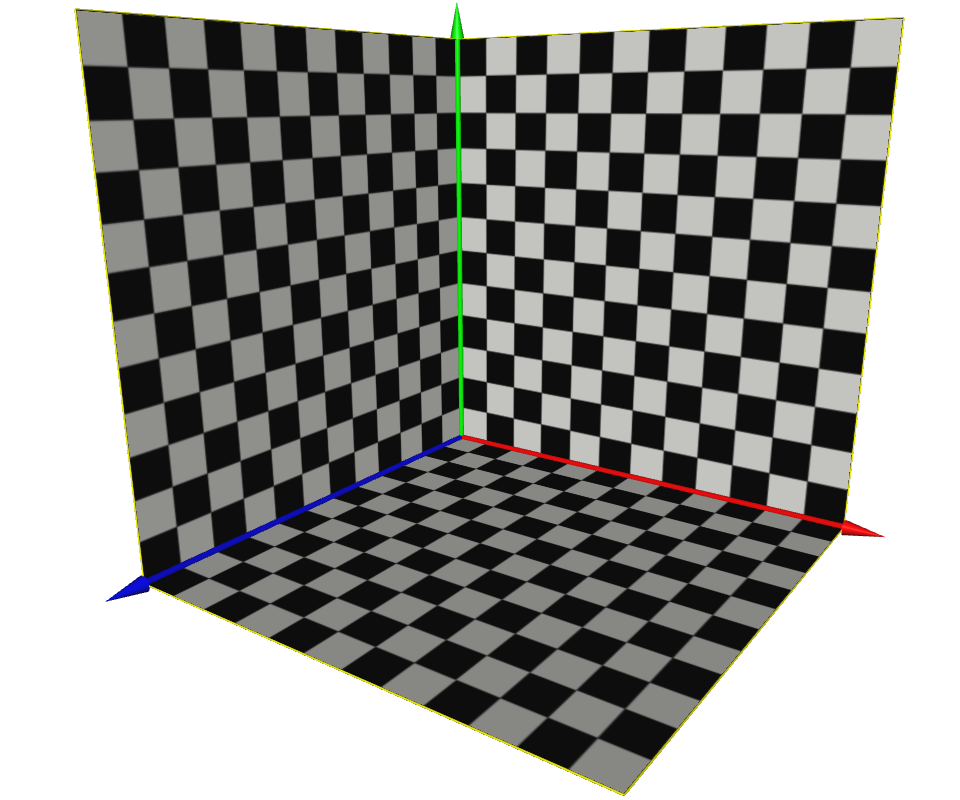
#> input picture resources/data/normal.png, 960 x 800 px; the run also reads 1 picture not shown here
$ jupyter execute --allow-errors our_error_visualization_file.ipynb
#> lines starting #> are read from the running program, lines starting #| are printed output that depends on the picture
[cell 1]
import matplotlib.pyplot as plt
import cv2

# the code to show the difference between image

[cell 2]
img = cv2.imread("resources/data/normal.png")
#> img is the input picture: shape (800, 960, 3); mean B, G, R 144.5, 146.6, 146.7
img2 = cv2.imread("resources/data/test_data_1(6_points)-normal.png")
#> (the rest of this cell did not finish here and is left out)

[cell 3]
img = cv2.imread("resources/data/noisy.png")
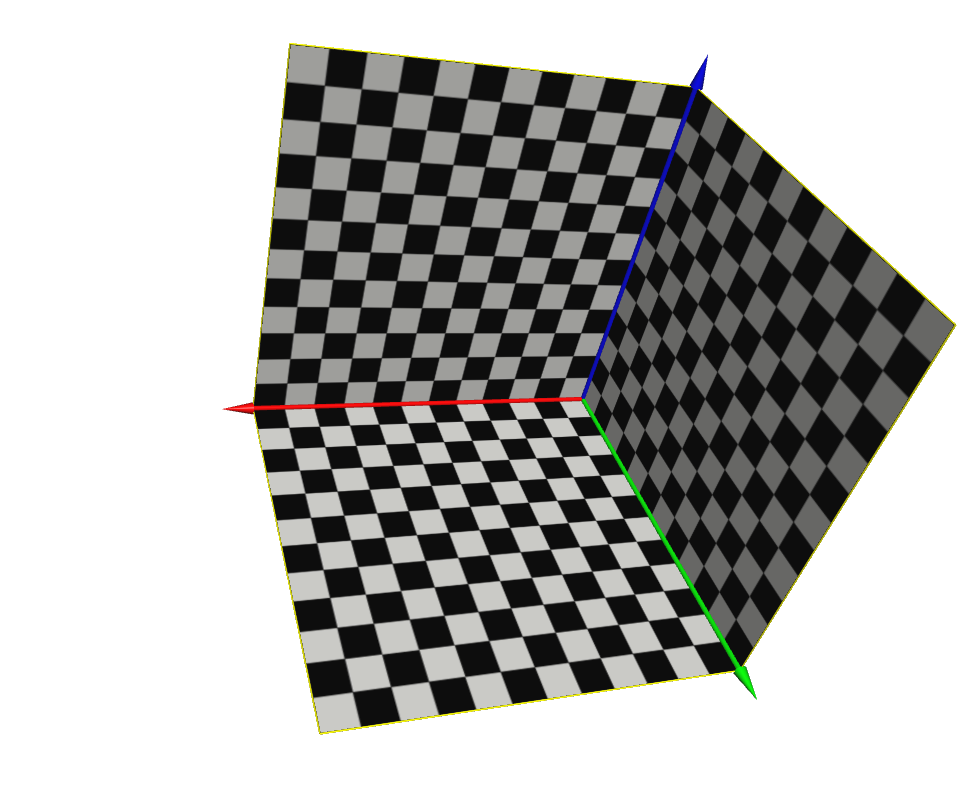
#> input picture resources/data/noisy.png, 960 x 800 px
#> img is the input picture: shape (800, 960, 3); mean B, G, R 174.5, 176.1, 176.1
img2 = cv2.imread("resources/data/test_data_2(9_points)-noisy.png")
#> (the rest of this cell did not finish here and is left out)

[cell 4]
img = cv2.imread("resources/data/test_exact.png")
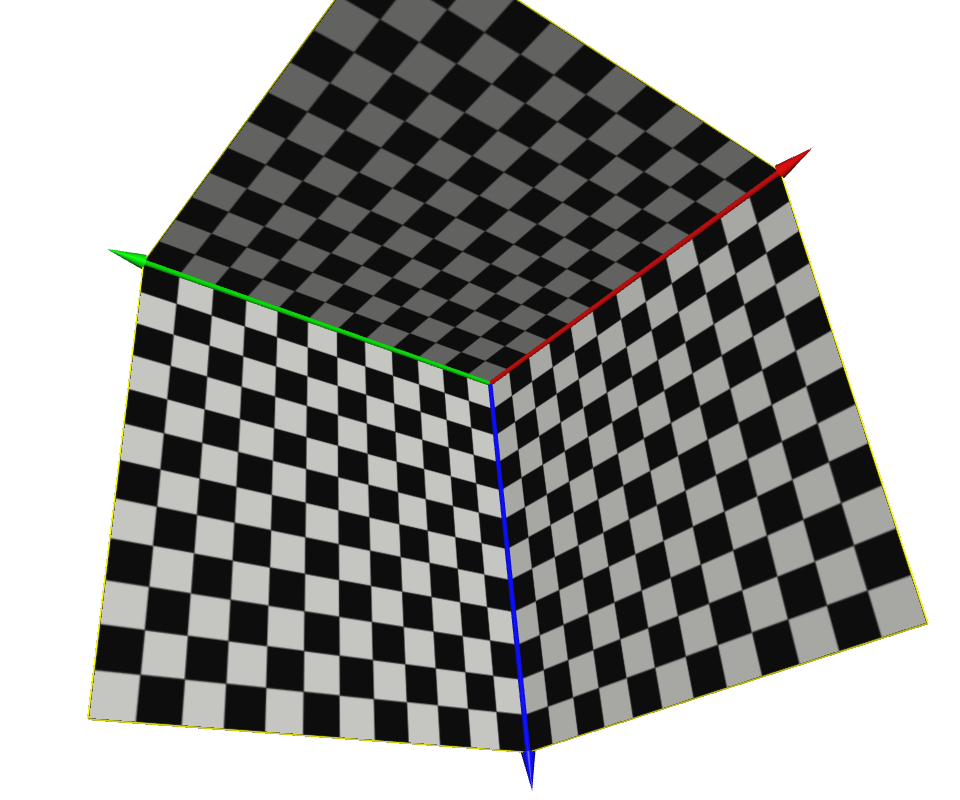
#> input picture resources/data/test_exact.png, 960 x 800 px
#> img is the input picture: shape (800, 960, 3); mean B, G, R 149.2, 150.9, 150.9
img2 = cv2.imread("resources/data/test_data_3(11_points)-exact.png")
#> (the rest of this cell did not finish here and is left out)

[cell 5]
img = cv2.imread("resources/data/ourcorner.png")
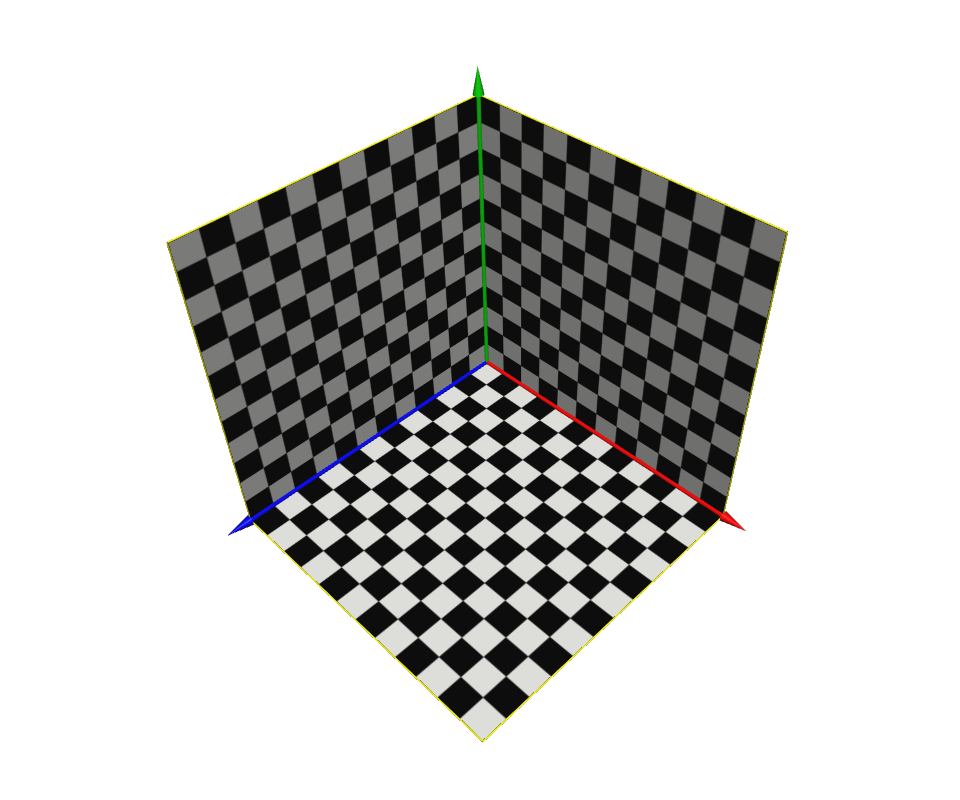
#> input picture resources/data/ourcorner.png, 960 x 800 px
#> img is the input picture: shape (800, 960, 3); mean B, G, R 197.5, 198.6, 198.7
img2 = cv2.imread("resources/data/corner_6.png")
img2 = cv2.resize(img2,(img.shape[1],img.shape[0]))
plt.imshow(img2-img)

[cell 6]
img = cv2.imread("resources/data/ourcorner.png")
img2 = cv2.imread("resources/data/corner_9.png")
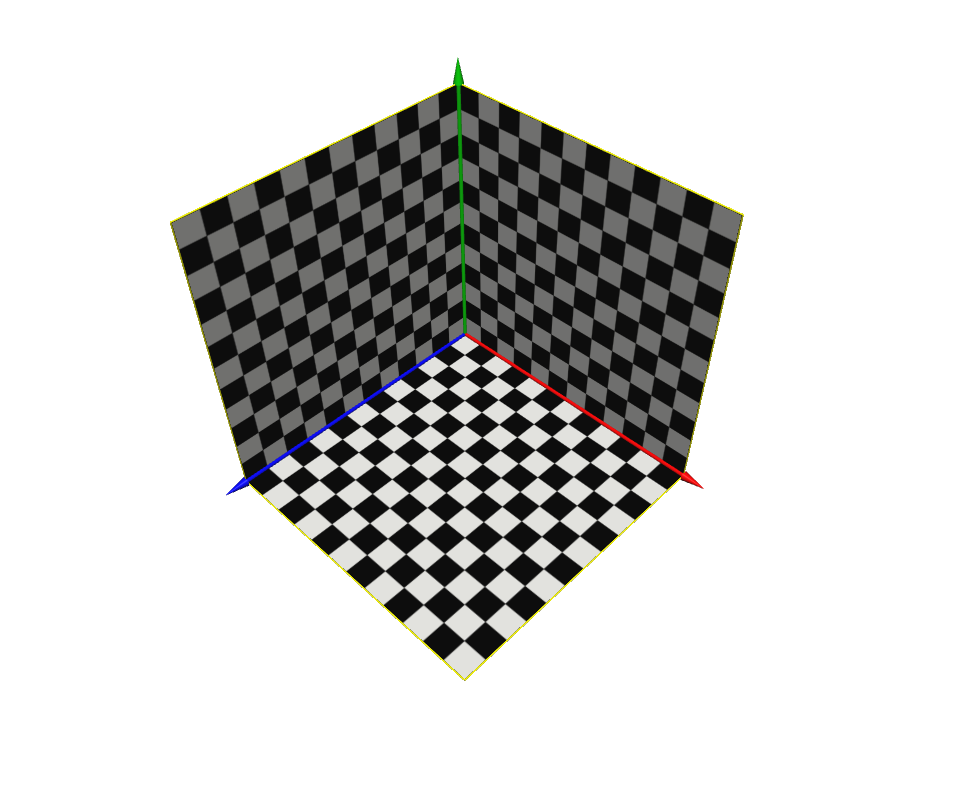
#> input picture resources/data/corner_9.png, 960 x 800 px
#> img2 is the input picture: shape (800, 960, 3); mean B, G, R 205.6, 206.5, 206.6
img2 = cv2.resize(img2,(img.shape[1],img.shape[0]))
plt.imshow(img2-img)
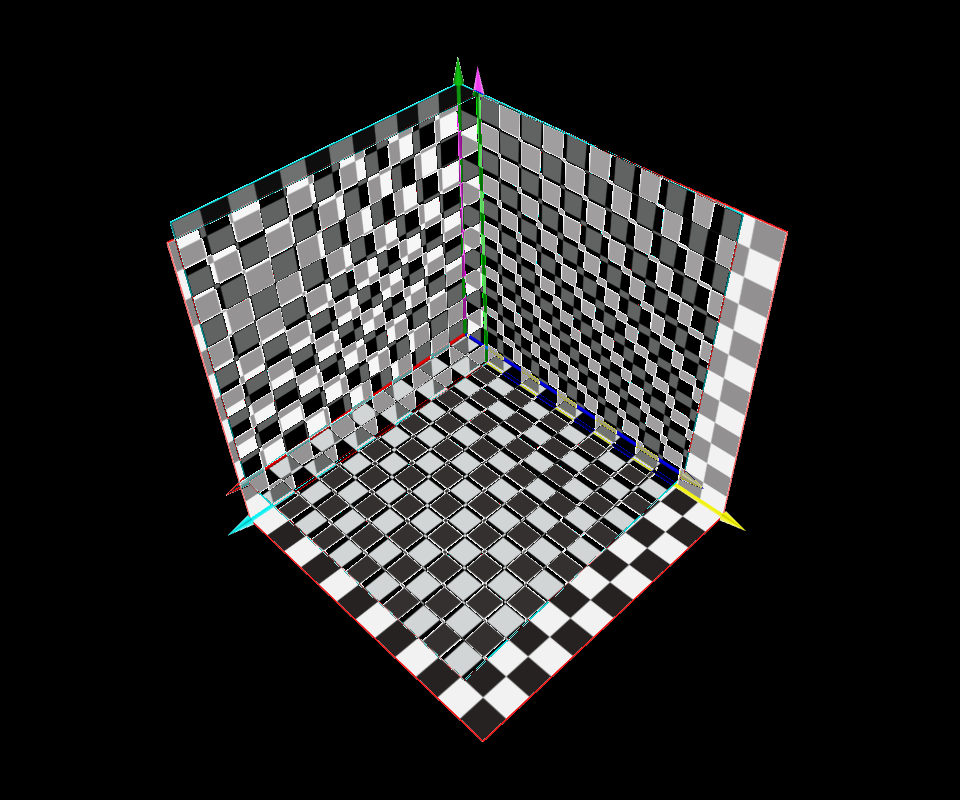
#> shown: shape (800, 960, 3); mean R, G, B 40, 39.9, 39.7
